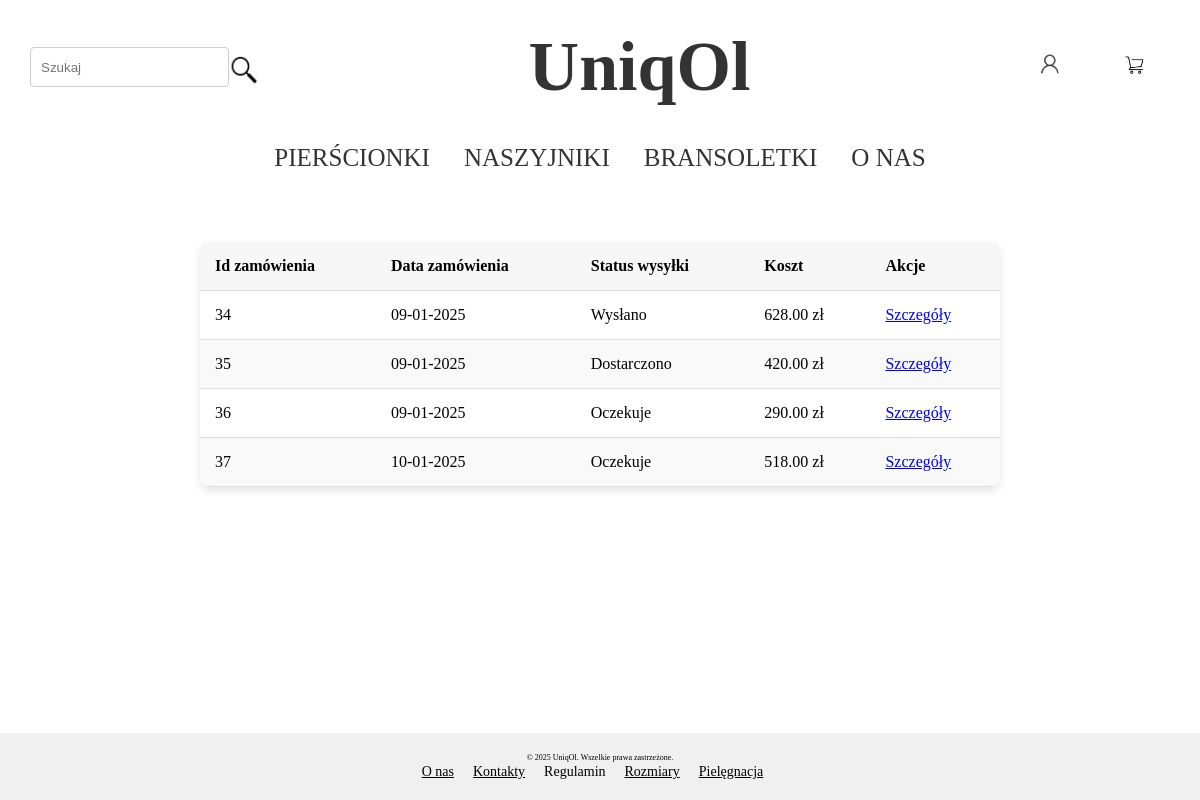
The app's page /user/8/orders/ (signed in) with its own data.
### shop/models.py (models this page shows, shortened)
class Category(models.Model):
    name = models.CharField(max_length=100)

### cart/models.py (models this page shows, shortened)
class Order(models.Model):
    cart = models.ForeignKey(Cart, on_delete=models.CASCADE, null=True, blank=True)
    user = models.ForeignKey(CustomerUser, on_delete=models.CASCADE)
    created_at = models.DateTimeField(auto_now_add=True)
    updated_at = models.DateTimeField(auto_now=True)
    total_price = models.DecimalField(max_digits=10, decimal_places=2)

class Shipping(models.Model):
    SHIPPING_COMPANIES = (
        ('PP', 'Poczta Polska'),
        ('IN', 'InPost'),
        ('DP', 'DPD'),
    )
    STATUS_CHOICES = (
        ('pending', 'Oczekuje'),
        ('shipped', 'Wysłano'),
        ('delivered', 'Dostarczono'),
        ('canceled', 'Anulowano'),
    )
    user = models.ForeignKey(CustomerUser, on_delete=models.CASCADE)
    shipping_company = models.CharField(max_length=2, choices=SHIPPING_COMPANIES, default='PP')
    shipping_price = models.DecimalField(max_digits=10, decimal_places=2, default=15.0)
    status = models.CharField(max_length=10, choices=STATUS_CHOICES, default='pending')
    order = models.ForeignKey('Order', on_delete=models.CASCADE, null=True, blank=True)

### cart/views.py (the view)
# urls.py: path('user/<int:pk>/orders/', carts.UserOrdersListView.as_view(), name='user_orders'),
class UserOrdersListView(LoginRequiredMixin, ListView):
    model = Order
    template_name = 'cart/order_list.html'
    context_object_name = 'orders'
    def get_queryset(self):
        return Order.objects.filter(user=self.request.user)
    def get_context_data(self, **kwargs):
        context = super().get_context_data(**kwargs)
        categories = Category.objects.all()
        context['categories'] = categories
        shippings = Shipping.objects.filter(user=self.request.user)
        cart = Cart.objects.filter(user=self.request.user).first()
        context['cart'] = cart
        context['shippings'] = shippings
        return context

### cart/templates/cart/order_list.html
{%  extends 'shop/base.html' %}
{% block content %}
<div class="orders-container">
    {% if orders %}
        <table class="orders-table">
            <thead>
                <tr>
                    <th>Id zamówienia</th>
                    <th>Data zamówienia</th>
                    <th>Status wysyłki</th>
                    <th>Koszt</th>
                    <th>Akcje</th>
                </tr>
            </thead>
            <tbody>
                {% for order in orders %}
                    <tr>
                        <td>{{ order.pk }}</td>
                        <td>{{ order.created_at|date:"d-m-Y" }}</td>
                        <td>
                            {% with shippings|default_if_none:"" as order_shipping %}
                                {% for shipping in shippings %}
                                    {% if shipping.order.id == order.id %}
                                        {{ shipping.get_status_display }}
                                    {% endif %}
                                {% endfor %}
                            {% endwith %}
                        </td>
                        <td>{{ order.total_price }} zł</td>
                        <td>
                            <div class="details-link">
                                <a href="{% url 'user_order_details' order.pk %}">Szczegóły</a>
                            </div>
                        </td>
                    </tr>
                {% endfor %}
            </tbody>
        </table>
    {% else %}
        <p>Brak zamówień</p>
    {% endif %}
</div>
{% endblock %}

### shop/templates/shop/base.html (shortened to what this page needs)
<!DOCTYPE html>
{% load static %}
<html lang="en">
<head>
    <link rel="stylesheet" href="{% static 'shop/css/base.css' %}">
</head>
<body>
    <header class ="header-container">
        <div class="search-container">
            <form action="{% url 'search' %}" method="post">
                <input type="text" name="search" placeholder="Szukaj" required>
                <button type="submit" class="search-button">
                    <img src="{% static 'shop/img/search.png' %}" alt="Szukaj">
                </button>
            </form>
        </div>
        <div class="logo-container">
            <a href="{% url 'main_view' %}">
                <h1>UniqOl</h1>
            </a>
        </div>
        <div class="auth-cart-container">
            <div class="cart-container">
                {% if user.is_authenticated and cart%}
                <a href="{% url 'cart_details' cart.pk %}">
                    <img src="{% static 'shop/img/cart-ikon.png' %}" alt="Cart">
                </a>
                {% else %}
                    <a href="{% url 'login_view' %}">
                        <img src="{% static 'shop/img/cart-ikon.png' %}" alt="Cart">
                    </a>
                {% endif %}
            </div>
            <div class="login-container">
                {% if user.is_authenticated %}
                <div class="user-dropdown">
                    <a href="javascript:void(0)">
                        <img src="{% static 'shop/img/login-ikon.png' %}" alt="User">
                    </a>
                </div>
                {% else %}
                    <a href="{% url 'login_view' %}">
                        <img src="{% static 'shop/img/login-ikon.png' %}" alt="User">
                    </a>
                {% endif %}
            </div>
        </div>
</header>
    <nav class="categories-menu">
    <ul>
        {% for category in categories %}
            <li><a href="{% url 'products_list' category.pk %}">{{ category.name }}</a></li>
        {% endfor %}
            <li><a href="{% url 'about_us' %}">O NAS</a></li>
    </ul>
    </nav>
    <main>
    {% block content %}
    {% endblock %}
    </main>
<footer>
            <p>&copy; 2025 UniqOl. Wszelkie prawa zastrzeżone.</p>
        <div id="footer-links">
            <ul>
                <li><a href="{% url 'about_us' %}">O nas</a></li>
                <li><a href="{% url 'contact' %}">Kontakty</a></li>
                <li>Regulamin</li>
                <li><a href="{% url 'sizes' %}">Rozmiary</a></li>
                <li><a href="{% url 'care' %}">Pielęgnacja</a></li>
            </ul>
        </div>
</footer>
</body>
</html>

### static/shop/css/base.css (style rules this page uses)
* { margin: 0; padding: 0; box-sizing: border-box; }
html, body { font-family: Times New Roman,sans-serif; height: 100%; display: flex; flex-direction: column; }
main { font-family: Times New Roman,sans-serif; flex: 1; }
footer { font-family: Times New Roman,sans-serif; margin-top: auto; }
footer li { color: black; }
footer a { color: black; }
.header-container { display: flex; justify-content: space-between; align-items: center; padding: 10px; margin-left: 20px; }
.search-container form { display: flex; flex: 1; align-items: center; justify-content: center; width: 100%; }
.search-container input[type="text"] { padding: 10px; border: 1px solid #ccc; border-radius: 4px; flex: 1; height: 40px; line-height: 1.5; }
.search-container .search-button { display: flex; background: none; border: none; cursor: pointer; height: 40px; padding: 0; }
.search-container .search-button img { width: 30px; height: 30px; vertical-align: middle; }
.logo-container { flex-grow: 1; text-align: center; }
.logo-container h1 { font-family: fantasy; font-size: 70px; margin: 0; color: #333; text-decoration: none; }
.logo-container a { text-decoration: none; color: #333; }
.auth-cart-container { display: flex; align-items: center; justify-content: flex-end; flex-direction: row-reverse; }
.auth-cart-container a { margin-left: 15px; }
.cart-container { margin-right: 20px; }
.cart-container img, .user-dropdown img { width: 30px; height: 30px; object-fit: contain; display: inline-block; }
.auth-cart-container .login-container img { width: 30px; height: 30px; object-fit: contain; }
.auth-cart-container .cart-container img { width: 30px; height: 30px; object-fit: contain; }
.user-dropdown { position: relative; display: inline-block; }
.categories-menu { display: flex; justify-content: center; padding: 10px 0 ; }
.categories-menu ul { list-style-type: none; padding: 0; margin: 0; }
.categories-menu ul li { display: inline-block; margin: 0 15px; }
.categories-menu ul li a { text-decoration: none; color: #333; font-size: 25px; }
footer { background-color: #f0f0f0; padding: 20px; text-align: center; }
footer p { font-size: 8px !important; }
#footer-links ul { list-style-type: none; padding: 0; }
#footer-links ul li { display: inline; margin-right: 15px; font-size: 14px; }
button { background-color: #666666; color: white; padding: 12px 17px; font-size: 16px; border: none; border-radius: 5px; cursor: pointer; margin-top: 15px; }
.orders-container { padding: 20px; display: flex; justify-content: center; align-items: center; flex-direction: column; }
.orders-table { width: 100%; max-width: 800px; border-collapse: collapse; background: rgba(255, 255, 255, 0.9); border-radius: 10px; box-shadow: 0 4px 8px rgba(0, 0, 0, 0.1); overflow: hidden; }
.orders-table thead { background: #f0f0f0; color: black; }
.orders-table th, .orders-table td { padding: 15px; text-align: left; border-bottom: 1px solid #ddd; }
.orders-table tbody tr:nth-child(even) { background: #f9f9f9; }
.cart-container { margin: 20px; padding: 20px; }
table { width: 100%; border-collapse: collapse; margin-bottom: 20px; background-color: #fff; box-shadow: 0 4px 8px rgba(0, 0, 0, 0.1); border-radius: 10px; overflow: hidden; }
table th, table td { padding: 10px 15px; text-align: left; border-bottom: 1px solid #ddd; }
table th { background-color: #f7f7f7; font-weight: bold; }

### records on screen
Category: name "PIERŚCIONKI"
Category: name "NASZYJNIKI"
Category: name "BRANSOLETKI"
Order: pk "34", created_at "09-01-2025", total_price "628.00"
Shipping: status "Wysłano"
Order: pk "35", created_at "09-01-2025", total_price "420.00"
Shipping: status "Dostarczono"
Order: pk "36", created_at "09-01-2025", total_price "290.00"
Shipping: status "Oczekuje"
Order: pk "37", created_at "10-01-2025", total_price "518.00"
Shipping: status "Oczekuje"
